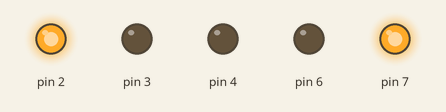
This sketch was run on a simulated Arduino Uno, built with avr-gcc and run on an emulated ATmega328P. Shown: output pins drawn as LEDs (lit = HIGH).

Above: at 1.0 s.
At 3.0 s:
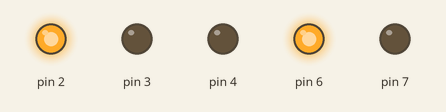
At 5.0 s:
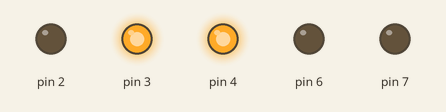
Timing chart, 0 to 7.8 s (numbered marks = the images above):
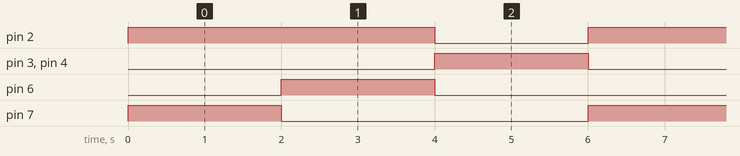

Measured:
- by itself, pin 2: alternates HIGH for 4.0 s and LOW for 2.0 s
- by itself, pin 3, pin 4, pin 6, pin 7: alternates HIGH for 2.0 s and LOW for 4.0 s
- by itself, everything shown: repeats every 6.0 s, in 4 steps

The sketch:

semaforo.ino
```cpp
// C++ code
//
void setup()
{
  pinMode(7, OUTPUT);
  pinMode(2, OUTPUT);
  pinMode(6, OUTPUT);
  pinMode(4, OUTPUT);
  pinMode(3, OUTPUT);
}

void loop()
{

  digitalWrite(7, HIGH); //verde acende (carro)
  digitalWrite(2, HIGH); //vermelho acende (pedestre)
  delay(2000); // Wait for 2000 millisecond(s)
  digitalWrite(7, LOW); //verde apaga (carro)
  digitalWrite(6, HIGH); //amarelo acende (carro)
  delay(2000);
  digitalWrite(6, LOW); //amarelo apaga (carro)
  digitalWrite(2, LOW); //vermelho apaga (pedestre)
  digitalWrite(4, HIGH); //vermelho acende (carro)
    digitalWrite(3, HIGH); //verde acende (pedestre)
  delay(2000);
  digitalWrite(4, LOW);
   digitalWrite(3, LOW);
}
```
